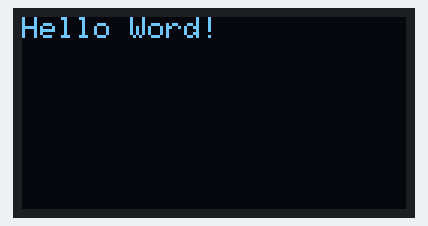
The sketch below on a simulated Arduino Uno, built with avr-gcc and run on an emulated ATmega328P. Parts: 128×64 one-colour display.

Above: at 8.1 s.
At 13.8 s:
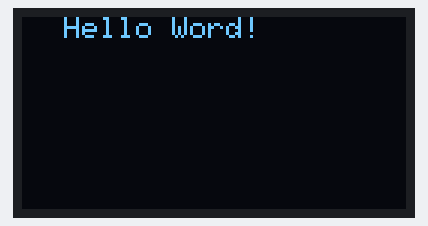
At 18.03 s:
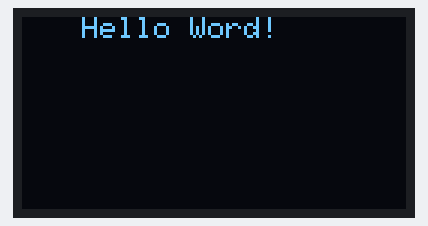
At 22.53 s:
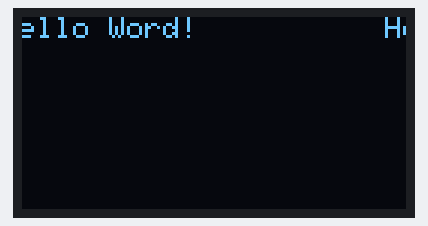
At 29.56 s:
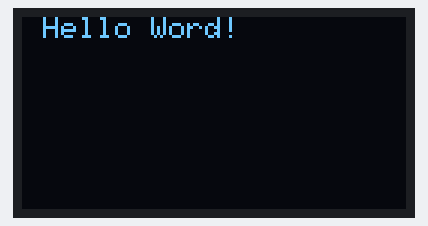
At 38.89 s:
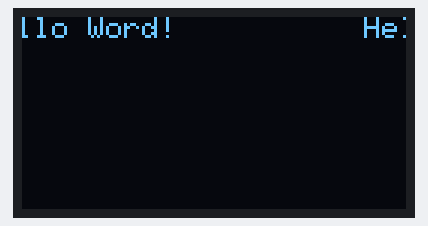

The sketch:

Rolagem_texto.ino
```cpp
/***********************************************************************************************
 * EXEMPLO DE APLICAÇÃO USANDO MÓDULO OLED 0,96" (Rolagem de Texto)                            *
 * BY: LAB+ PROJETOS - 21.01.21 - UPDATE: 02.07.21                                             *
 ***********************************************************************************************/
#include <SPI.h>                                                          //Biblioteca para uso de Sinal Periférico
#include <Wire.h>                                                         //Biblioteca para uso geral
#include <Adafruit_GFX.h>                                                 //Biblioteca para uso da Adafruit
#include <Adafruit_SSD1306.h>                                             //Biblioteca para uso do SSD1306 OLED
const byte SCREEN_WIDTH = 128;                                            //Define a quantidade de pixels de largura
const byte SCREEN_HEIGHT = 64;                                            //Define a quantidade de pixels de altura
const int OLED_RESET = -1;                                                //Pino de reset (-1) se compartilhar pino de reset Arduino
Adafruit_SSD1306 display(SCREEN_WIDTH, SCREEN_HEIGHT, &Wire, OLED_RESET); //Cria o objeto display e define a resolução

void setup()
{
  display.begin(SSD1306_SWITCHCAPVCC, 0x3C);                              //Ligação dos Circuitos Internos, Endereço padrão OLED.
  display.clearDisplay();                                                 //Limpa o buffer.
}

void loop()
{
  display.clearDisplay();                                                 //Limpa o buffer.
  display.setTextColor(WHITE);                                            //Seleciona a cor do Texto
  display.setTextSize(1);                                                 //Seleciona o tamanho do texto (1=10px. / 2=20px. ...)
  display.setCursor(0, 0);                                                //Seleciona as coordenadas (X,Y)
  display.println("Hello Word!");                                         //Exibe o texto no Display
  delay(1000);                                                            //Aguarda 1s
  display.startscrollright(0x00, 0x0F);                                   //Rola o texto da esquerda para a direita '-->' (Pos. em HEX)
  delay(1000);                                                            //Aguarda 1s
  display.stopscroll();                                                   //Para a rolagem
  delay(1000);                                                            //Aguarda 1s
  display.startscrollleft(0x00, 0x0F);                                    //Rola o texto da direita para a esquerda '<--' (Pos. em HEX)
  delay(1000);                                                            //Aguarda 1s
  display.stopscroll();                                                   //Para a rolagem
  delay(1000);                                                            //Aguarda 1s
  display.startscrolldiagright(0x00, 0x07);                               //Rola o texto do canto inferior esq. para o canto superior dir.
  delay(1000);                                                            //Aguarda 1s
  display.startscrolldiagleft(0x00, 0x07);                                //Rola o texto do canto inferior dir. para o canto superior esq.
  delay(1000);                                                            //Aguarda 1s
  display.stopscroll();                                                   //Para a rolagem
  delay(1000);                                                            //Aguarda 1s
  display.display();                                                      //Atualiza a representação na memória, chamado para ligar o display
}
```

Measured:
- what the display in image 0 shows lasts 1.3 s, from 8.1 s to 9.4 s
